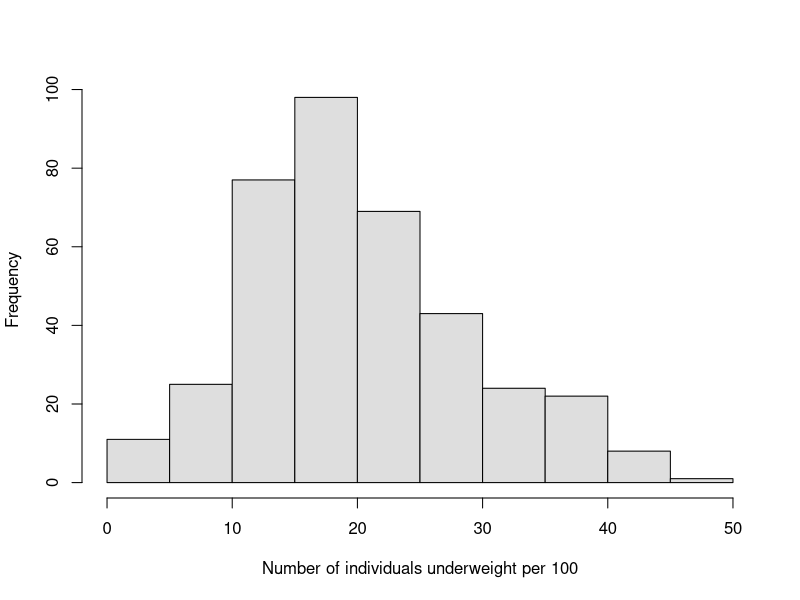
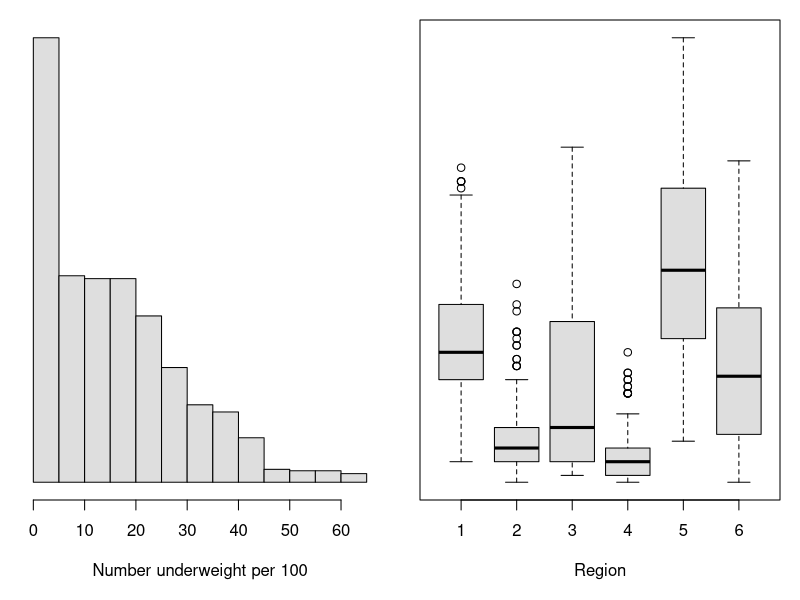
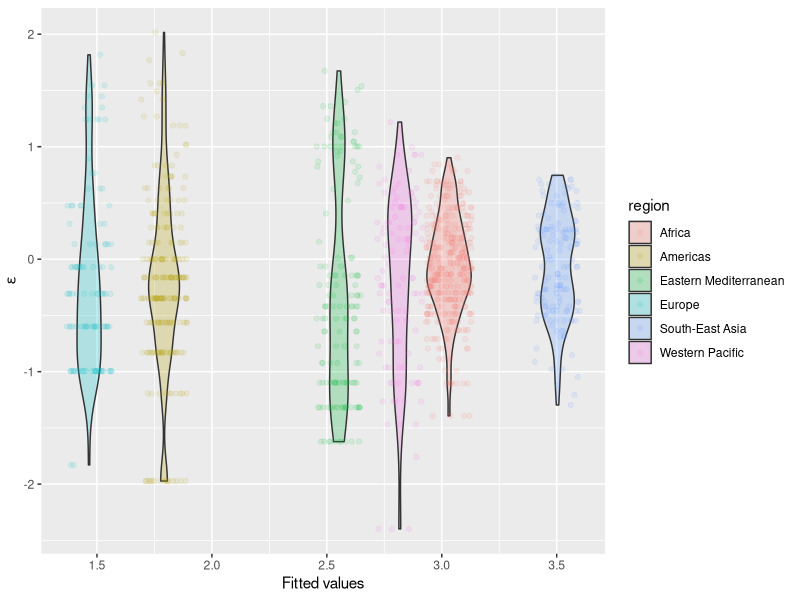
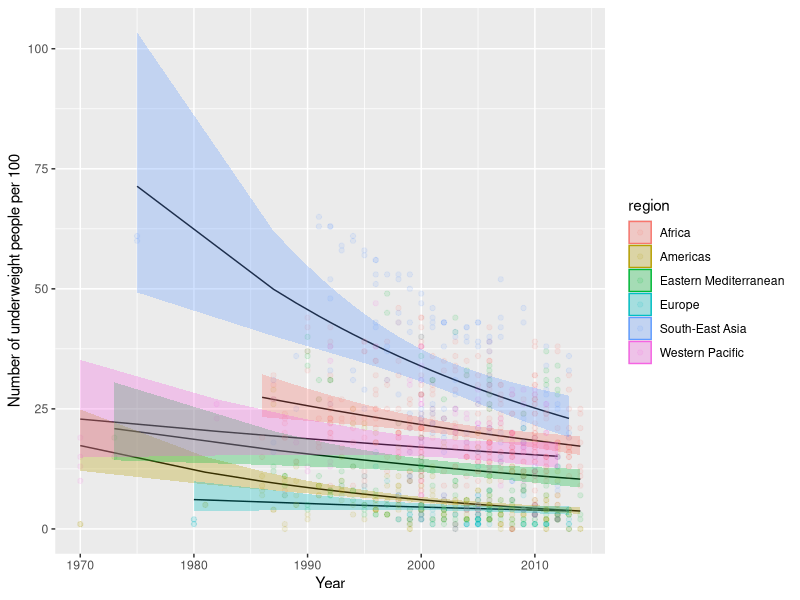

Reproduce these figures in R, in order.
## ---- chunk 1

## ---- chunk 2
library(tidyverse) # For everything we love
library(MASS) # For negative.binomial family
library(car) # For Anova()
## ---- chunk 3
# Read in the data
uw <- read.csv("../../data/weights.csv")

# Look at the data
head(uw)
## ---- chunk 4
# Now we need to make the counts into an integer because these are
# counts and counts are
uw$number <- as.integer(uw$number)
## ---- chunk 5
# Make a new dataframe that contains only those records for which
# the region is `Africa`
africa <-
  uw %>%
  filter(region == "Africa")
## ---- chunk 6
hist(africa$number,
  col = "gray87",
  main = "",
  xlab = "Number of individuals underweight per 100"
)
## ---- chunk 7
# Fit the model, being sure to specify
# the appropriate error distribution and
# link function.
model <- glm(number ~ year + sex,
  data = africa,
  family = "negative.binomial"(theta = 1)
)
## ---- chunk 8
# Print the summary of the model
summary(model)
## ---- chunk 9
# Predict mean values of female
female <- 36.269089 - 0.016632 * mean(africa$year)
female

# Now, we need to use the inverse of the link function to get our prediction.
# Since the link function was 'log', we use:
exp(female)
## ---- chunk 10
# Look at the first 10 rows of data
head(uw, 10)

# Let's find out how many unique regions we have in the data set
unique(uw$region)
## ---- chunk 11
# Make a histogram
par(mfrow = c(1, 2), mar = c(5, 1, 1, 1))
hist(uw$number,
  yaxt = "n", ylab = "", col = "gray87", main = "",
  xlab = "Number underweight per 100"
)

# Make a boxplot
boxplot(number ~ region,
  data = uw, xaxt = "n", xlab = "Region", yaxt = "n",
  col = "gray87"
)
axis(1, labels = NULL)

# Resetting your mfrow parameter at the end of the code
par(mfrow = c(1, 1))
## ---- chunk 12
nb.mod <- glm(
  formula = number ~ region,
  data = uw,
  family = "negative.binomial"(theta = 1)
)
## ---- chunk 13
ggplot(nb.mod, aes(x = .fitted, y = .resid, fill = region)) +
  geom_violin(alpha = 0.25) +
  geom_jitter(aes(color = region), width = .1, alpha = 0.1) +
  xlab("Fitted values") +
  ylab(expression(paste(epsilon)))
## ---- chunk 14
# Example:
Anova(model, Type = "III")
## ---- chunk 15
# Get the summary of the model coefficients
res <- summary(nb.mod)$coefficients
res

# Now, make the predictions
preds <- c()
for (i in 1:nrow(res)) {
  if (i == 1) {
    preds[i] <- exp(res[1, 1])
  } else {
    preds[i] <- exp(res[1, 1] + res[i, 1])
  }
}

# Give the vector names to facilitate comparison
names(preds) <- row.names(res)
names(preds) <- gsub(names(preds), pattern = "region", replacement = "")
names(preds)[1] <- "Africa"

# Print the results
preds
## ---- chunk 16
# Fit the models
nb.add <- glm.nb(formula = number ~ region + year, data = uw)
nb.int <- glm.nb(formula = number ~ region * year, data = uw)

# Look at the results
AIC(nb.add, nb.int)

# No evidence for a significant interaction at alpha of 0.05
library(car)
Anova(nb.int, Type = "III")
## ---- chunk 17

pd <- data.frame(unique(data.frame(uw$region, uw$year)))
names(pd) <- c("region", "year")

prep <- data.frame(
  predict(nb.int, pd, type = "link", se.fit = TRUE)
)
prep$lwr <- prep$fit + prep$se.fit * qnorm(0.025)
prep$upr <- prep$fit + prep$se.fit * qnorm(0.975)

pred <- apply(prep, 2, exp)

preds <- data.frame(pd, pred)

ggplot(preds, aes(x = year, y = fit, fill = region)) +
  geom_line() +
  geom_point(aes(x = year, y = number, color = region), data = uw, alpha = 0.1) +
  geom_ribbon(aes(ymin = lwr, ymax = upr, color = NULL), alpha = .3) +
  xlab("Year") +
  ylab("Number of underweight people per 100")
